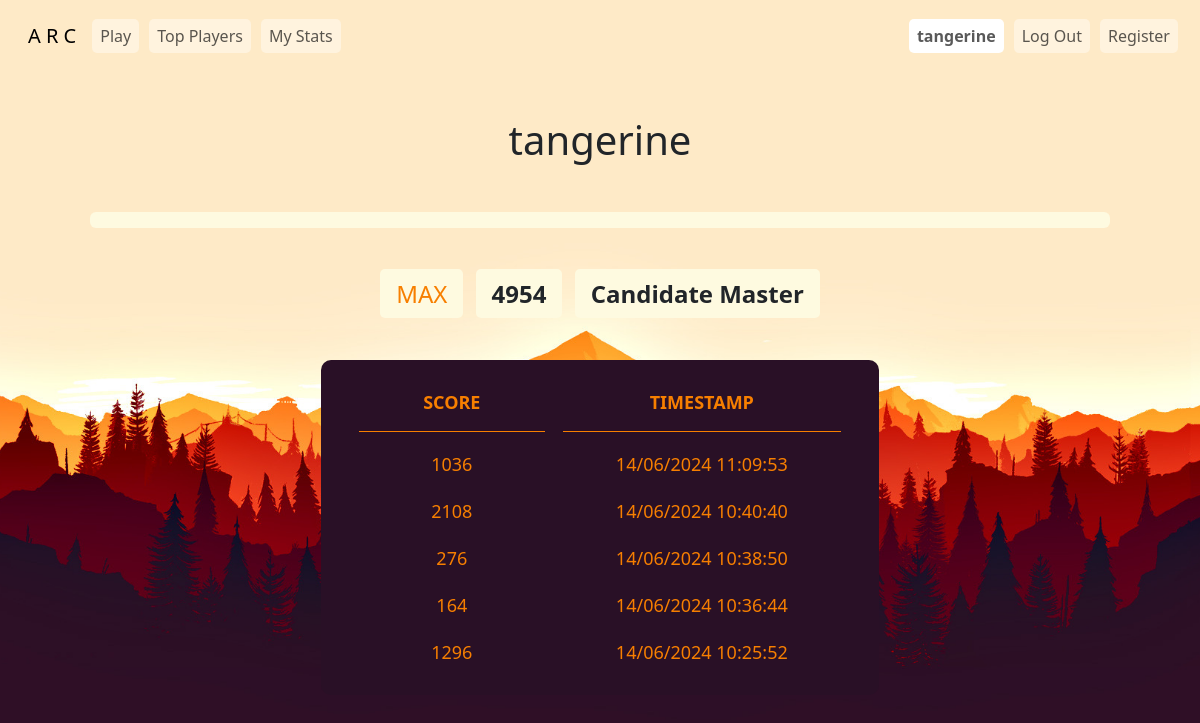
The app's page /stats (signed in), older data.
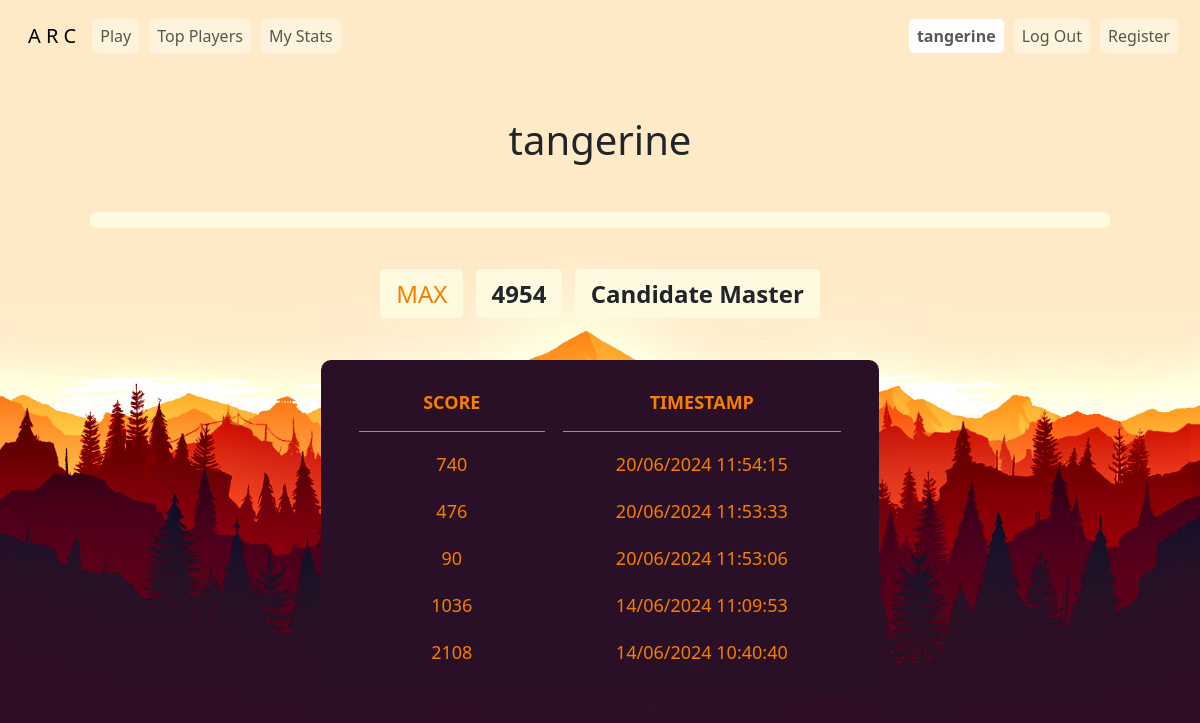
The same page, newer data.
### tables this page shows
CREATE TABLE 'users' ('id' INTEGER PRIMARY KEY AUTOINCREMENT NOT NULL, 'username' TEXT NOT NULL, 'hash' TEXT NOT NULL, 'highscore' INTEGER NOT NULL DEFAULT 0, 'title' TEXT NOT NULL DEFAULT 'Newbie');

CREATE TABLE 'games' ('id' INTEGER NOT NULL, 'username' TEXT NOT NULL, 'score' INTEGER NOT NULL DEFAULT 0 , 'timestamp' DATETIME);

### app.py (the view)
@app.route("/stats")
@login_required
def stats():
    gameData = db.execute("SELECT score, timestamp FROM games WHERE id = ? ORDER BY timestamp DESC LIMIT 5", session["user_id"])
    userData = db.execute("SELECT username, highscore, title FROM users WHERE id = ?", session["user_id"])[0]
    highestScore = userData["highscore"]
    username = userData["username"]
    title = userData["title"]
    return render_template("stats.html", gameData = gameData, highestScore = highestScore, title = title, username = username)

### app.py (called while the page is built)
@app.after_request
def after_request(response):
    response.headers["Cache-Control"] = "no-cache, no-store, must-revalidate"
    response.headers["Expires"] = 0
    response.headers["Pragma"] = "no-cache"
    return response

def login_required(f):
    @wraps(f)
    def decorated_function(*args, **kwargs):
        if session.get("user_id") is None:
            return redirect("/login")
        return f(*args, **kwargs)
    return decorated_function

### templates/stats.html (shortened to what this page needs)
{% extends "layout.html" %}
{% block styles %}
    <link rel="stylesheet" href="/static/stylesheets/statsStyles.css">
{% endblock %}
{% block main %}
    <main class="container pt-5 mt-1">
        <div class="text-center mx-auto colored">
            <p class="h1">{{ username }}</p>
        </div>
        <div class="mt-5 px-5">
            <div class="progress" role="progressbar">
            </div>
        </div>
        <div class="text-center mt-5">
            <span id="maxText" class="px-3 py-2 fs-4">MAX</span>
            <span id="ratingText" class="colored ms-2 px-3 py-2 fs-4"><strong>{{ highestScore }}</strong></span>
            <span class="colored fs-4 ms-2 px-3 py-2" id="titleText"><strong>{{ title }}</strong></span>
        </div>
        <div class="mt-5 text-center">
            <table class="mx-auto">
                <colgroup>
                    <col span="1" style="width: 40%;">
                    <col span="1" style="width: 60%;">
                </colgroup>
                <thead>
                    <tr>
                        <th>SCORE</th>
                        <th>TIMESTAMP</th>
                    </tr>
                </thead>
                <tbody>
                    {% for record in gameData %}
                        <tr style="color: #f77f00;">
                            <td>{{ record.score }}</td>
                            <td>{{ record.timestamp }}</td>
                        </tr>
                    {% endfor %}
                </tbody>
            </table>
        </div>
    </main>
{% endblock %}

### templates/layout.html (shortened to what this page needs)
<!DOCTYPE html>
<html lang="en">
    <head>
        <link href="https://cdn.jsdelivr.net/npm/bootstrap@5.3.3/dist/css/bootstrap.min.css" rel="stylesheet">
        {% block styles %}{% endblock %}
    </head>
    <body>
        <nav class="border navbar navbar-expand-md navbar-light">
            <div class="container-fluid">
                <a class="navbar-brand ms-3 mt-2" href="/">A R C</a>
                <div class="collapse navbar-collapse" id="navbar">
                    {% if session["user_id"] %}
                        <ul class="navbar-nav me-auto mt-2">
                            <li class="nav-item"><a class="nav-link" href="/game">Play</a></li>
                            <li class="nav-item"><a class="nav-link" href="/fame">Top Players</a></li>
                            <li class="nav-item"><a class="nav-link" href="/stats">My Stats</a></li>
                        </ul>
                        <ul class="navbar-nav ms-auto mt-2">
                            <li class="nav-item"><a class="nav-link colored" href="/stats" id="userNav"><strong>{{ username }}</strong></a></li>
                            <li class="nav-item"><a class="nav-link" href="/logout">Log Out</a></li>
                            <li class="nav-item"><a class="nav-link" href="/register">Register</a></li>
                        </ul>
                    {% endif %}
                </div>
            </div>
        </nav>
        {% block main %}{% endblock %}
    </body>
</html>

### static/stylesheets/statsStyles.css (style rules this page uses)
#maxText { color: #f77f00; background-color: #fefae0; border-radius: 5px; }
#ratingText, #titleText { background-color: #fefae0; border-radius: 5px; }
.progress { background-color: #fefae0; }
table { width: 50%; border-collapse: separate; border-spacing: 1em 1em; font-size: 18px; background-color: #291026; border-radius: 10px; padding: 10px 20px 10px 20px; }
th { color: #f77f00; border-bottom: 1px solid #f77f00; padding-bottom: 15px; }
body { height: 100vh; background-image: url("/static/graphics/homeBG.jpeg"); background-position: center; background-size: cover; background-color: #2d1026; background-repeat: no-repeat; }

### templates/layout.html (style rules this page uses)
.navbar { border: none !important; }
.nav-link { background-color: rgba(255, 255, 255, 0.4); margin-right: 10px; border-radius: 5px; padding: 5px 15px 5px 15px; }
#userNav { background-color: #fff; }

Row changes from the older to the newer data that the page shows:
no longer on this page (row unchanged): games: score "276", timestamp "14/06/2024 10:38:50"
no longer on this page (row unchanged): games: score "164", timestamp "14/06/2024 10:36:44"
no longer on this page (row unchanged): games: score "1296", timestamp "14/06/2024 10:25:52"
added games: score "740", timestamp "20/06/2024 11:54:15"
added games: score "476", timestamp "20/06/2024 11:53:33"
added games: score "90", timestamp "20/06/2024 11:53:06"
